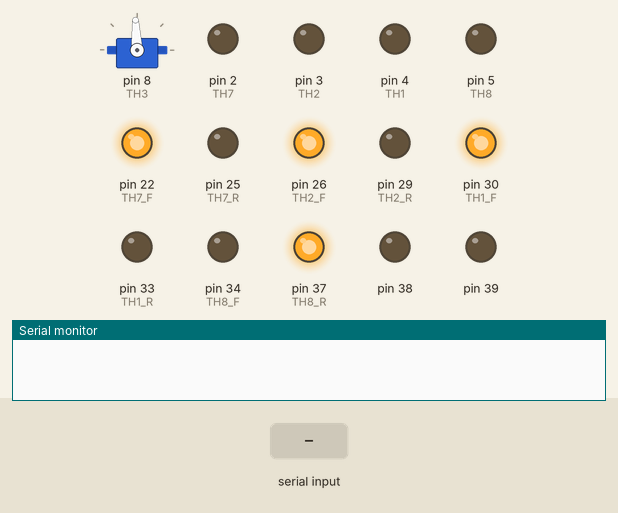
This sketch was run on a simulated Arduino Mega 2560, built with avr-gcc and run on an emulated ATmega2560. Shown: servo, output pins drawn as LEDs (lit = HIGH), the last lines printed to the serial monitor. Inputs (shaded band) come from the test bench.

Above: at 2.2 s.
2.3 s: "90,45\n" received over Serial
At 3.7 s:
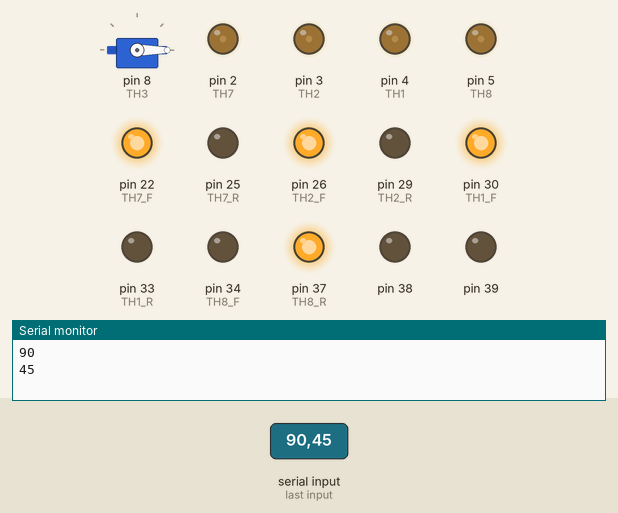
5.3 s: "30,150\n" received over Serial
At 7.2 s:
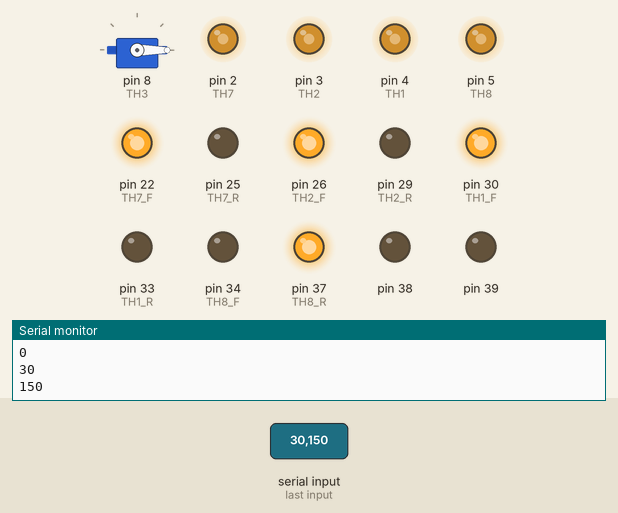
8.3 s: "200\n" received over Serial
At 9.2 s:
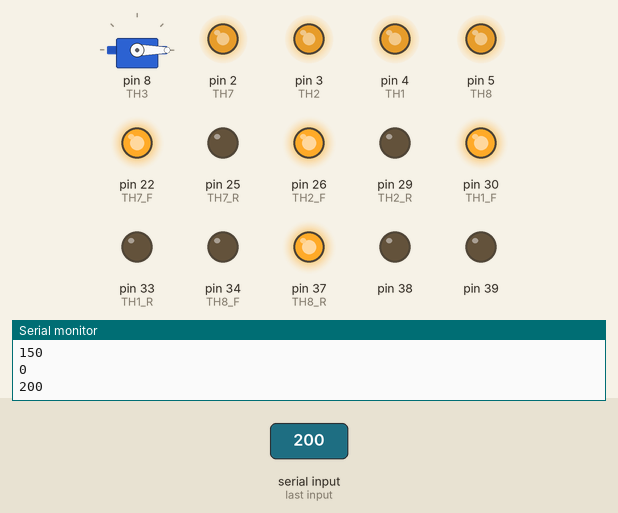
11.3 s: "90\n" received over Serial
At 12.6 s:
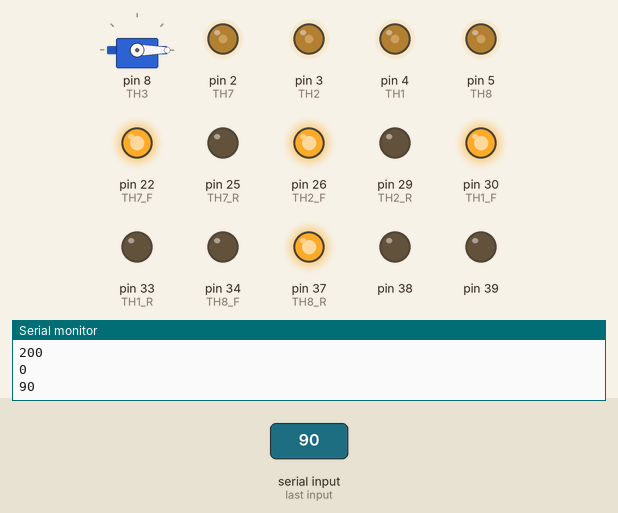
Timing chart, 0 to 14.5 s (numbered marks = the images above; inputs shaded):
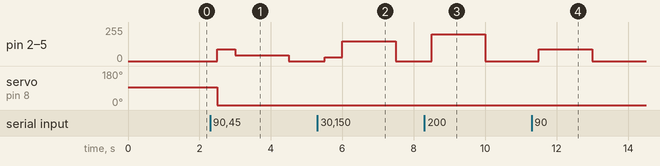

The sketch:

thruster_debug.ino
```cpp
#define LCD 44
#include<Servo.h>
#define TH1 4
#define TH2 3
#define TH3 8
#define TH4 9
#define TH5 7
#define TH6 6
#define TH7 2
#define TH8 5

#define REVERSE

#define TH1_F 30
#define TH1_R 33

#define TH2_F 26
#define TH2_R 29

#define TH7_F 22
#define TH7_R 25

#define TH8_F 34
#define TH8_R 37


Servo s3,s5,s6,s4;


void setup(){
  pinMode(LCD,OUTPUT);
  digitalWrite(LCD,LOW);
 s3.attach(TH3);
//s4.attach(TH4);
//s5.attach(TH5);
//s6.attach(TH6);

  s3.write(1500);
//  s4.write(1500);
//  s5.write(1500);
//  s6.write(1500);
pinMode(38,OUTPUT);
pinMode(39,OUTPUT);
pinMode(41,OUTPUT);

digitalWrite(38,LOW);
digitalWrite(39,LOW);
digitalWrite(41,LOW);


pinMode(TH1_F,OUTPUT);
  pinMode(TH2_F,OUTPUT);
  pinMode(TH7_F,OUTPUT);
  pinMode(TH8_F,OUTPUT);

  pinMode(TH1_R,OUTPUT);
  pinMode(TH2_R,OUTPUT);
  pinMode(TH7_R,OUTPUT);
  pinMode(TH8_R,OUTPUT);

  digitalWrite(TH1_F,1);
  digitalWrite(TH1_R,0);
  digitalWrite(TH2_F,1);
  digitalWrite(TH2_R,0);
  digitalWrite(TH7_F,1);
  digitalWrite(TH7_R,0);
  digitalWrite(TH8_F,0);
  digitalWrite(TH8_R,1);


  /*
  digitalWrite(TH1_F,0);
  digitalWrite(TH1_R,1);
  digitalWrite(TH2_F,0);
  digitalWrite(TH2_R,1);
  digitalWrite(TH7_F,0);
  digitalWrite(TH7_R,1);
  digitalWrite(TH8_F,0);
  digitalWrite(TH8_R,1);
  */
  delay(1000);
  Serial.begin(9600);


}

void loop(){
  int val=1500;
 if(Serial.available()>0){
    val=Serial.parseInt();
   Serial.println(val);
    s3.writeMicroseconds(val);
     analogWrite(TH1,abs(val));
    analogWrite(TH2,abs(val));
    analogWrite(TH7,abs(val));
    analogWrite(TH8,abs(val));
 //   s4.writeMicroseconds(val);
 //   s5.writeMicroseconds(val);
 //   s6.writeMicroseconds(val);


 }


//  s4.write(1600);
//s5.write(1600);
//s6.write(1600);
delay(500);

}
```

Measured:
- after the input at 2.3 s, pin 2 (TH7), pin 3 (TH2), pin 4 (TH1), pin 5 (TH8): 0/255 → 90/255 after 0.20 s, → 45/255 0.50 s later, → 0/255 1.5 s later; servo on pin 8 (TH3): 93° → 0° after 0.20 s
- after the input at 5.3 s, pin 2 (TH7), pin 3 (TH2), pin 4 (TH1), pin 5 (TH8): 0/255 → 30/255 after 0.20 s, → 150/255 0.50 s later, → 0/255 1.5 s later
- after the input at 8.3 s, pin 2 (TH7), pin 3 (TH2), pin 4 (TH1), pin 5 (TH8): 0/255 → 200/255 after 0.20 s, → 0/255 1.5 s later
- after the input at 11.3 s, pin 2 (TH7), pin 3 (TH2), pin 4 (TH1), pin 5 (TH8): 0/255 → 90/255 after 0.20 s, → 0/255 1.5 s later
